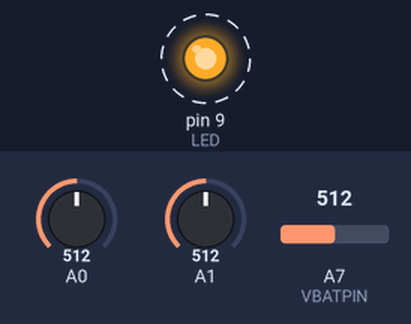
A sketch run on a simulated Arduino Nano, built with avr-gcc and run on an emulated ATmega328P. On the bench: output pins drawn as LEDs (lit = HIGH). Dashed ring = blinking. Inputs (shaded band) come from the test bench; at power-on: A0 = 512, A1 = 512, A7 (VBATPIN) = 512. No radio packets arrive unless stated; what the sketch prints to the serial monitor is not drawn.

Above: at 0.15 s.
Timing chart, 0 to 3.1 s (numbered marks = the images above):
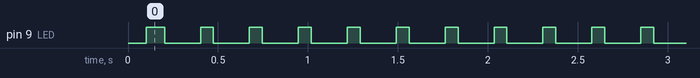

The sketch:

akron_moteino_lora_struct_tx.ino
```cpp
#include <SPI.h> // (built into Arduino IDE, nothing to install)
#include <RH_RF95.h> // find latest 'zip' file at top of page here: http://www.airspayce.com/mikem/arduino/RadioHead/
#include "LowPower.h" // https://github.com/rocketscream/Low-Power


#define NODEID 2
#define GATEWAYID 1

// Change to 434.0 or other frequency, must match RX's freq!
//#define RF95_FREQ 915.0
#define RF95_FREQ 868.0

// Singleton instance of the radio driver
//RH_RF95 rf95(RFM95_CS, RFM95_INT);
RH_RF95 rf95;

// Blinky on receipt
#define LED 9

// Voltage PIN
#define VBATPIN A7

// the following struct must match that on the receiving side
typedef struct {
  int           nodeId; //store this nodeId
  int           gatewayId;
  unsigned long packetCount;
  float         temp;
  float         humid;
  float         lux;
  float         batt;
} Payload;
Payload theData;


unsigned long packetCount=0;


void setup()
{


  pinMode(LED, OUTPUT);


//  while (!Serial);
  Serial.begin(9600);
  delay(100);

  while (!rf95.init()) {
    Serial.println("LoRa radio init failed");
    while (1);
  }
  Serial.println("LoRa radio init OK!");

  // Defaults after init are 434.0MHz, modulation GFSK_Rb250Fd250, +13dbM
  if (!rf95.setFrequency(RF95_FREQ)) {
    Serial.println("setFrequency failed");
    while (1);
  }
  Serial.print("Set Freq to: "); Serial.println(RF95_FREQ);
  Serial.println();
  // Defaults after init are 434.0MHz, 13dBm, Bw = 125 kHz, Cr = 4/5, Sf = 128chips/symbol, CRC on

  // The default transmitter power is 13dBm, using PA_BOOST.
  // If you are using RFM95/96/97/98 modules which uses the PA_BOOST transmitter pin, then
  // you can set transmitter powers from 5 to 23 dBm:
  rf95.setTxPower(23, false);
}

int16_t packetnum = 0;  // packet counter, we increment per xmission

void loop()
{
  digitalWrite(LED, HIGH);
  Serial.println("Sending to rf95_server");


// battery measurement example -- assuming a voltage divider on pin VBATPIN

  float measuredvbat = analogRead(VBATPIN);
  measuredvbat *= 2;    // we divided by 2, so multiply back
  measuredvbat *= 3.3;  // Multiply by 3.3V, our reference voltage
  measuredvbat /= 1024; // convert to voltage

  measuredvbat *= 1000; // convert to voltage in thousandths


// this is where we would add sensor code, to generate the below values
   float therm = 3.;
 float temp = analogRead(A0); // example, just to generate new values for testing
 float humid = 1.;
 float lux = analogRead(A1);


  //fill in the struct with new values
    theData.nodeId = NODEID;
    theData.gatewayId = GATEWAYID;
    theData.packetCount = packetnum;
    theData.temp = temp;
    theData.humid = humid;
    theData.batt = measuredvbat;
    theData.lux = lux;


  Serial.print("packetCount="); Serial.println(packetnum);
  Serial.print("temp="); Serial.println(temp);


  rf95.send((const void*)(&theData), sizeof(theData));

  //Serial.println("Waiting for packet to complete..."); delay(10);
  rf95.waitPacketSent();

  Serial.println("Sent.");
  Serial.println();
  delay(10);


    digitalWrite(LED, LOW);

packetnum++;

  delay(200);
  //LowPower.powerDown(SLEEP_8S, ADC_OFF, BOD_OFF);


/*
 // other sleep options:
 SLEEP_15MS,
 SLEEP_30MS,
  SLEEP_60MS,
  SLEEP_120MS,
  SLEEP_250MS,
  SLEEP_500MS,
  SLEEP_1S,
  SLEEP_2S,
  SLEEP_4S,
  SLEEP_8S,
  SLEEP_FOREVER
*/


}
```

Measured:
- by itself, pin 9 (LED): alternates HIGH for 0.07 s and LOW for 0.20 s
